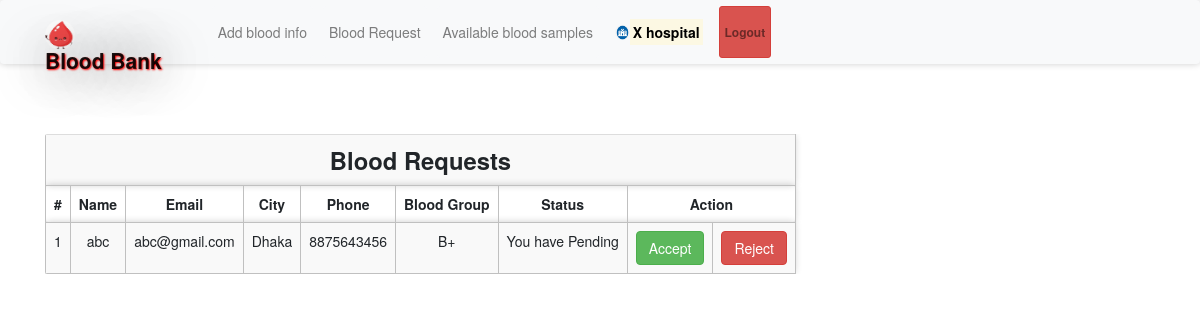
The app's page /bloodrequest.php (signed in) with its own data.
### tables this page shows
CREATE TABLE `bloodrequest` (
  `reqid` int(11) NOT NULL,
  `hid` int(11) NOT NULL,
  `rid` int(11) NOT NULL,
  `bg` varchar(11) NOT NULL,
  `status` varchar(100) NOT NULL DEFAULT 'Pending'
);

CREATE TABLE `receivers` (
  `id` int(11) NOT NULL,
  `rname` varchar(100) NOT NULL,
  `remail` varchar(100) NOT NULL,
  `rpassword` varchar(100) NOT NULL,
  `rphone` varchar(100) NOT NULL,
  `rbg` varchar(10) NOT NULL,
  `rcity` varchar(100) NOT NULL
);

### message.php (called while the page is built, shortened)
<?php $counter=0; if(isset($_GET['msg'])) { ?>
	<div class="col-5 alert alert alert-success alert-dismissible fade show card" id="message">
		<button type="button" class="close" data-dismiss="alert" title="close">&times;</button><?php echo $_GET['msg'];?>
	</div>
<?php }?>

### bloodrequest.php (the view, shortened to what this page needs)
<?php
require 'file/connection.php';
  if(!isset($_SESSION['hid']))
  {
  header('location:login.php');
  }
  else {
    $hid = $_SESSION['hid'];
    $sql = "select bloodrequest.*, receivers.* from bloodrequest, receivers where hid='$hid' && bloodrequest.rid=receivers.id";
    $result = mysqli_query($conn, $sql);
?>
<!DOCTYPE html>
<html>
<?php require 'head.php'; ?>
<body>
	<?php require 'header.php'; ?>
	<div class="container cont">
		<?php require 'message.php'; ?>
	<table class="table table-responsive table-striped rounded mb-5">
		<tr><th colspan="9" class="title">Blood requests</th></tr>
		<tr>
			<th>#</th>
			<th>Name</th>
			<th>Email</th>
			<th>City</th>
			<th>Phone</th>
			<th>Blood Group</th>
			<th>Status</th>
			<th colspan="2">Action</th>
		</tr>
		<?php while($row = mysqli_fetch_array($result)) { ?>
		<tr>
			<td><?php echo ++$counter;?></td>
			<td><?php echo $row['rname'];?></td>
			<td><?php echo $row['remail'];?></td>
			<td><?php echo $row['rcity'];?></td>
			<td><?php echo $row['rphone'];?></td>
			<td><?php echo $row['bg'];?></td>
			<td><?php echo 'You have '.$row['status'];?></td>
			<td><?php if($row['status'] == 'Accepted'){ ?> <a href="" class="btn btn-success disabled">Accepted</a> <?php }
			else{ ?>
				<a href="file/accept.php?reqid=<?php echo $row['reqid'];?>" class="btn btn-success">Accept</a>
			<?php } ?>
			</td>
			<td><?php if($row['status'] == 'Rejected'){ ?> <a href="" class="btn btn-danger disabled">Rejected</a> <?php }
			else{ ?>
				<a href="file/reject.php?reqid=<?php echo $row['reqid'];?>" class="btn btn-danger">Reject</a>
			<?php } ?>
			</td>
		</tr>
		<?php } ?>
	</table>
</div>
</body>
</html>
<?php } ?>

### css/style.css (style rules this page uses)
.cont { padding-top: 40px; text-align: justify; font-size: 1em; }
.card ,nav, .footer,tr,video { border-radius: 3px; transition: all 200ms ease-out; box-shadow: 0px 0px 7px rgba(0, 0, 0, 0.2); }
tr,th,td { border:0.1px solid silver; text-align: center; }
.title { font-weight: bold; font-size: 1.7em; text-transform: capitalize; text-align: center; }
a:link { text-decoration: none; }

### records on screen
bloodrequest: receivers.rname "abc", receivers.remail "abc@gmail.com", receivers.rcity "Dhaka", receivers.rphone "8875643456", bg "B+", status "Pending"

### other values on screen
$_SESSION['hname'] "X hospital"
